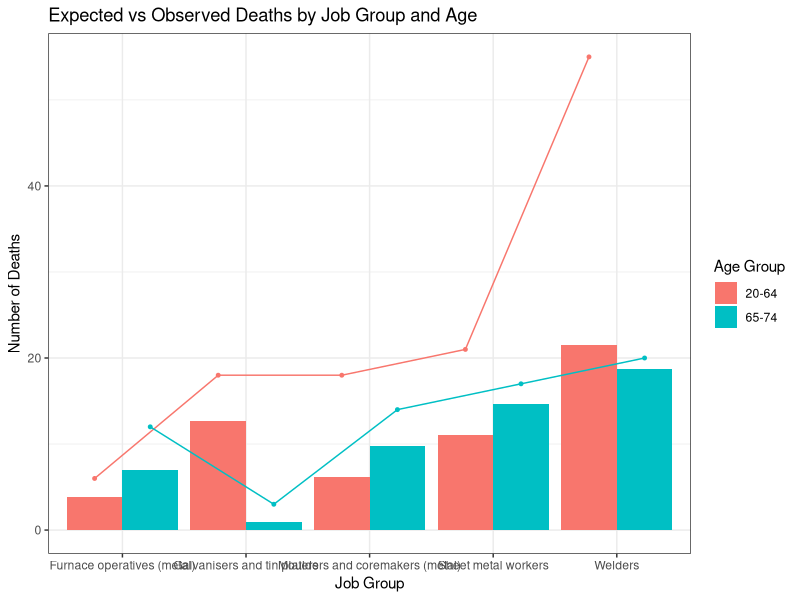
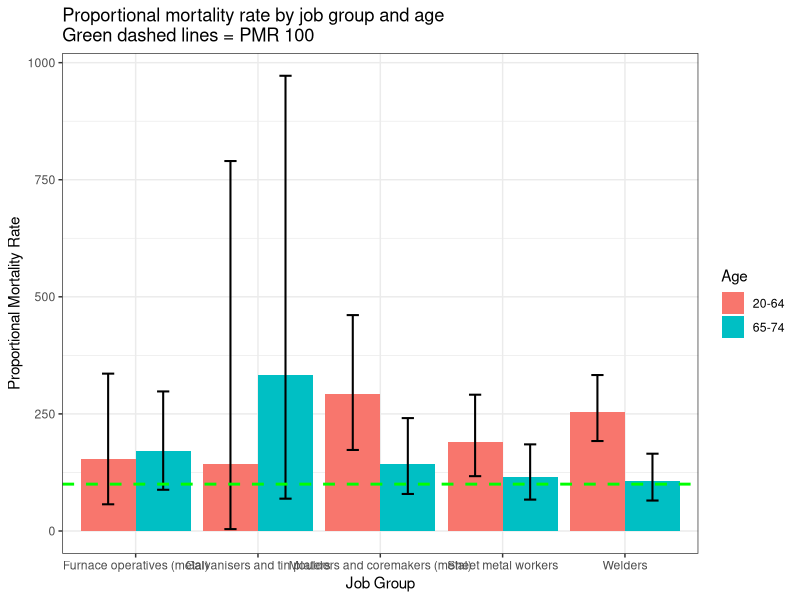
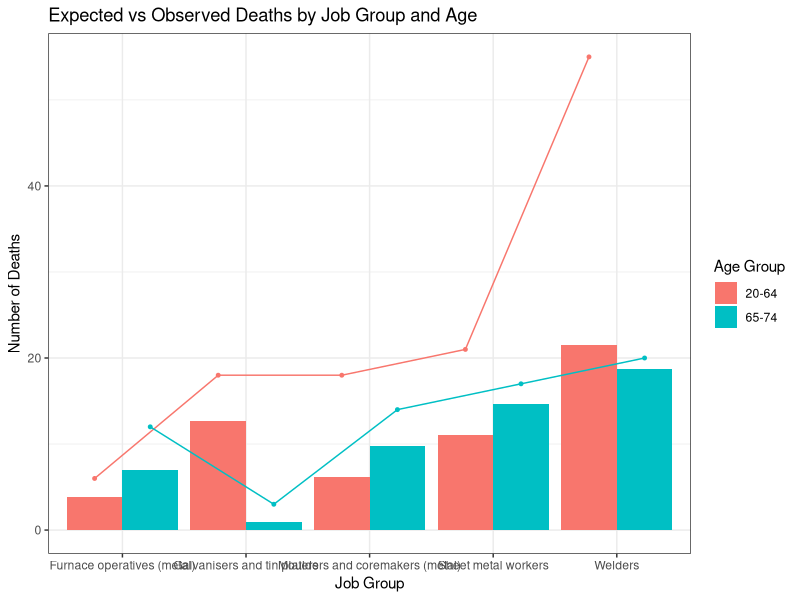
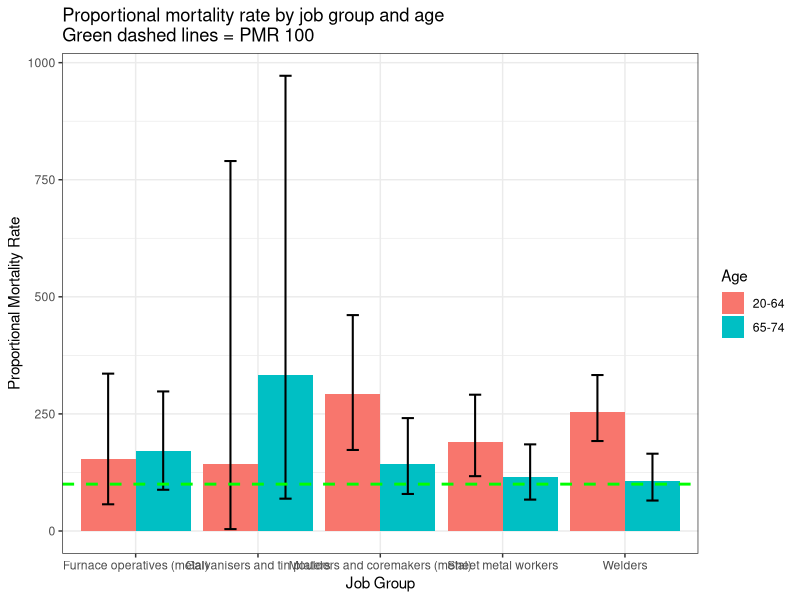

Recreate these plots in R, in order.
#### read libraries ####
library(here)
library(tidyverse)
#setwd to relevant area first...  source file location should work

#### define directories ####
DIR_PROJECT <- paste0(getwd(),"/") #can also do paste0(here()) as long as the root folder of here is in the relevant position... it wasn't so i set source file location manually
DIR_RAW   	<- paste0(DIR_PROJECT,"rawdata/")
DIR_DAT   	<- paste0(DIR_PROJECT,"data/")
DIR_FIG   	<- paste0(DIR_PROJECT,"figures/")

DIR_FIG_OUT  <- paste0(DIR_FIG,"003/")
DIR_DAT_OUT  <- paste0(DIR_DAT,"003/")
#presumably raw data will be inserted prior to script
  
if(!dir.exists(DIR_RAW)) dir.create(DIR_RAW)
if(!dir.exists(DIR_DAT)) dir.create(DIR_DAT)
if(!dir.exists(DIR_FIG)) dir.create(DIR_FIG)
if(!dir.exists(DIR_FIG_OUT)) dir.create(DIR_FIG_OUT)
if(!dir.exists(DIR_DAT_OUT)) dir.create(DIR_DAT_OUT)

#### Start analysis ####

mortality_pneumonia <- read.csv("rawdata/003/mortality_pneumonia.csv")

#Figures for PMR from Occupational Health Decennial Supplement book 1995 (https://iiif.wellcomecollection.org/pdf/b32237686)

#Have jobs, observed deaths, age of death, PMR, and confidence intervals. 
#Need to calculate expected deaths, E = (O/PMR) * 100

mortality_pneumonia <- mortality_pneumonia %>%
  mutate(Expected_deaths = (Observed_deaths / PMR) * 100)


#Now make a graph comparing actual deaths versus expected, maybe line graph

ggplot(data = mortality_pneumonia) +
  geom_col(aes(x = Job_group, y = Expected_deaths, fill = Age), position = "dodge") + 
  geom_point(aes(x = Job_group, y = Observed_deaths, group = Age, color = Age), size = 1, position = position_dodge(width = 0.9)) +
  geom_line(aes(x = Job_group, y = Observed_deaths, group = Age, color = Age), size = .5, position = position_dodge(width = 0.9)) +
  theme_bw() +
  labs(title = "Expected vs Observed Deaths by Job Group and Age",
       x = "Job Group",
       y = "Number of Deaths",
       fill = "Age Group",
       color = "Age Group") +
  guides(fill = guide_legend(title = "Age Group"),
         color = guide_legend(title = "Age Group"))
ggsave(paste0(DIR_FIG_OUT,"expected_vs_observed_deaths_by_job.png"), width = 16, height = 9)


#Now make a graph comparing PMR by job group, and include the 95% confidence intervals

ggplot(data = mortality_pneumonia) +
  geom_col(aes(x = Job_group, y = PMR, fill = Age), position = "dodge") +
  geom_errorbar(aes(x = Job_group, ymin = Lower_95CI, ymax = Upper_95CI, fill = Age),
                position = position_dodge(width = 0.9),  # Dodge bars
                width = 0.2,  # Adjust width of error bars
                color = "black",  # Error bar color
                size = 0.7) +  # Error bar size
  geom_hline(yintercept = 100, linetype = "dashed", color = "green", size = 1) +
  labs(x = "Job Group", y = "Proportional Mortality Rate", title = "Proportional mortality rate by job group and age\
Green dashed lines = PMR 100") +
  theme_bw()
ggsave(paste0(DIR_FIG_OUT,"PMR_by_job_group.png"), width = 16, height = 9)

#Note, the CI having such a drastic range is (probably) caused by low samples size
 